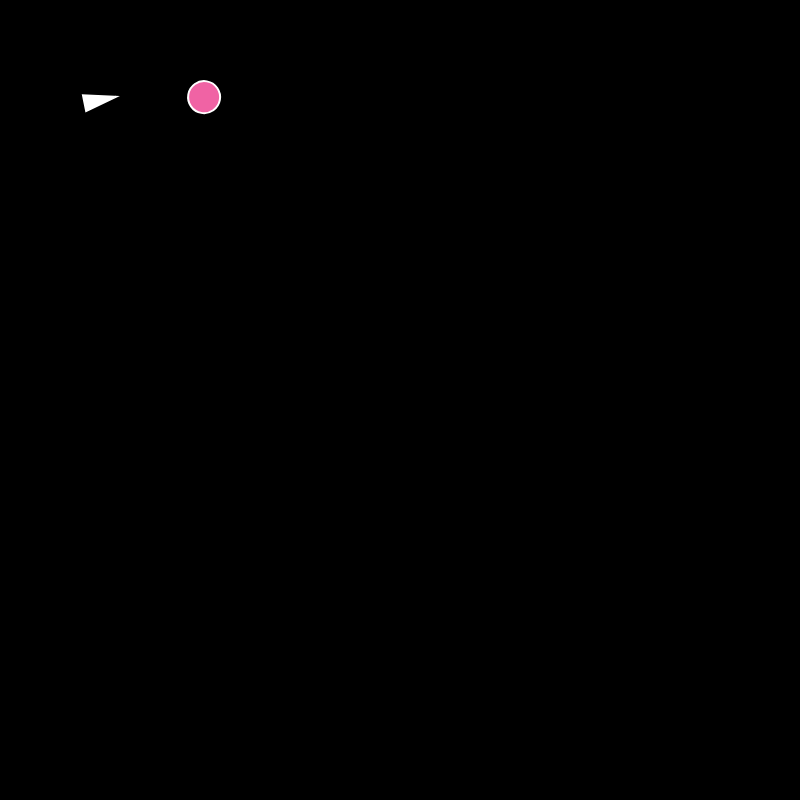
Frame 1 (no input)
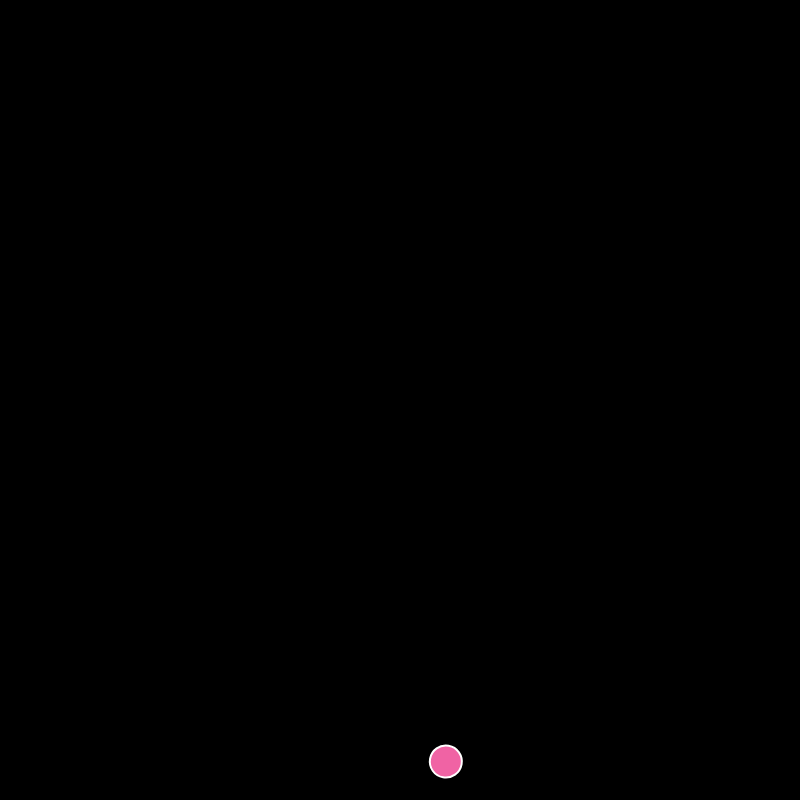
Frame 60 (no input)
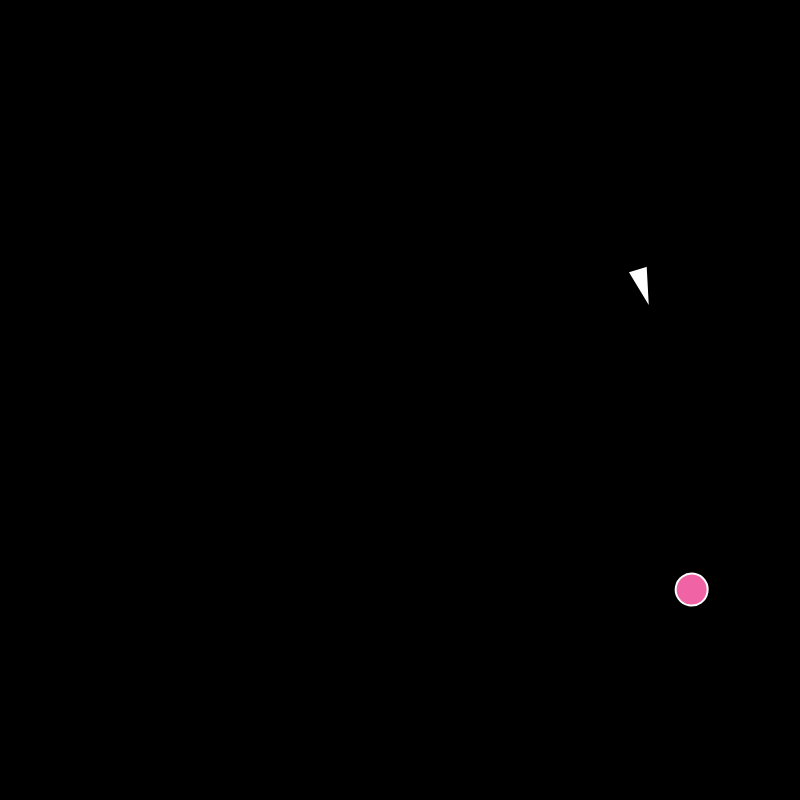
Frame 120 (the mouse pressed at the canvas centre since frame 60)

The p5.js sketch that drew these frames (run headless with seeded random() and noise() and a simulated clock; from frame 60 on, the mouse is pressed at the canvas centre):

// p5.js sketch
// ── sketch.js
//http://www.red3d.com/cwr/steer/

let pursuer;
let target;

function setup() {
  createCanvas(800, 800);
  pursuer = new Vehicle (100,100);
  target = new Target (200,100);
}

function draw() {
  background(0);
  
  let steering = pursuer.pursue(target);
  pursuer.applyForce(steering);

  let d = p5.Vector.dist(pursuer.pos, target.pos);
  if (d < pursuer.r + target.r){
    target = new Target( random(width),random(height));
    pursuer.pos.set(width/2, height/2);
  }
  
  pursuer.update();
  pursuer.show();
  
  target.edges();
  target.update();
  target.show();

}

// ── particle.js
class Vehicle {
  constructor(x, y) {
    this.pos = createVector(x, y);
    this.vel = createVector(0,0);
    this.acc = createVector(0,0);
    this.maxSpeed = 10;
    this.maxForce = 0.25;
    this.r = 16;
  }
  
  evade (vehicle){
    let pursuit = this.pursue(vehicle);
    pursuit.mult(-1);
    return pursuit;
  }
  
  
  
  pursue(vehicle){
    let target = vehicle.pos.copy();
    let prediction = vehicle.vel.copy();
    prediction.mult(10);
    target.add(prediction);
    
    //fill(0,255,0);
    //circle(target.x, target.y, 16)
    
    return this.seek(target);
  }
  
  flee(target){
    return this.seek(target).mult(-1);
  }
  
  seek(target){
    let force = p5.Vector.sub(target, this.pos);
    force.setMag(this.maxSpeed);
    force.sub(this.vel);
    force.limit(this.maxForce);
    return force;
  }
  
  applyForce(force) {
    this.acc.add(force);
  }
  
   edges() {
    if (this.pos.x > width + this.r) {
      this.pos.x = -this.r;
    } else if (this.pos.x < -this.r) {
      this.pos.x = width + this.r;
    }
    if (this.pos.y > height + this.r) {
      this.pos.y = -this.r;
    } else if (this.pos.y < -this.r) {
      this.pos.y = height + this.r;
    }
  }

  update() {
    this.vel.add(this.acc);
    this.vel.limit(this.maxSpeed);
    this.pos.add(this.vel);
    this.acc.set(0, 0);
  }

  show() {
    stroke(255);
    strokeWeight(2);
    fill(255);
    push();
    translate(this.pos.x, this.pos.y);
    rotate(this.vel.heading());
    triangle(-this.r, -this.r/2, -this.r, this.r/2, this.r, 0);
    pop();
  }
}

class Target extends Vehicle{
  constructor(x,y ){
    super(x,y);
    this.vel = p5.Vector.random2D();
    this.vel.mult(5);
  }
  
  show(){
     stroke(255);
    strokeWeight(2);
    fill('#F063A4');
    push();
    translate(this.pos.x, this.pos.y);
    rotate(this.vel.heading());
    circle(0,0, this.r * 2);
    pop();
  }
}
